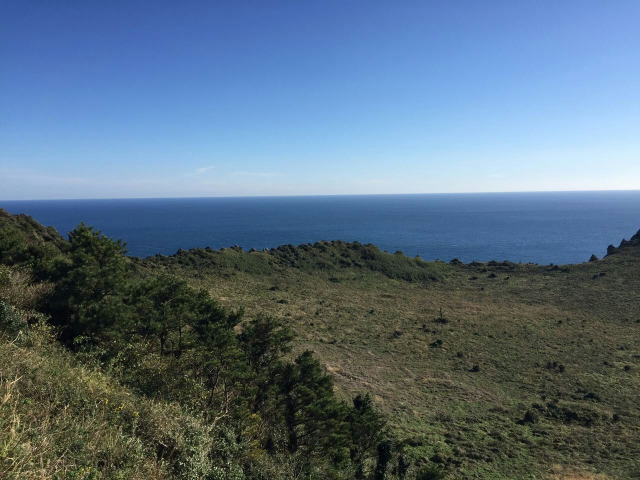
#> input picture 0002.jpg, 1280 x 960 px (shown at 1/2 size)
$ python '010_几何变换.py'
#> lines starting #> are read from the running program, lines starting #| are printed output that depends on the picture
# -*- coding: utf-8 -*-
"""
Created on Mon Apr  8 14:14:32 2019

@author: yangna

@e-mail: ityangna0402@163.com
"""

import cv2
import numpy as np

#变换函数
# cv2.warpAffine<=(2,3)的变换矩阵
# cv2.warpPerspective<=(3,3)的变换矩阵
#######扩展缩放
#cv2.resize()
# cv2.INTER_AREA(区域插值)<=缩放推荐
# cv2.INTER_CUBIC(三次样条插值,比较慢),cv2.INTER_LINEAR(线性插值,所的默认参数)<=扩展推荐
# cv2.INTER_NEAREST(最近邻插值),cv2.INTER_LANCZOS4(Lanczos插值)
img = cv2.imread('0002.jpg')
#> img is the input picture: shape (960, 1280, 3); mean B, G, R 127.7, 110.1, 89.1
#res = cv2.resize(img, None, fx=2, fy=2, interpolation=cv2.INTER_CUBIC)#缩放因子是2
height,width = img.shape[:2]
#> height = 960; width = 1280
res = cv2.resize(img, (2*width,2*height), interpolation=cv2.INTER_CUBIC)

#######平移
#你要沿(x,y)方向移动,移动的距离是(tx,ty)
# 移动矩阵M = [[1, 0, tx],[0, 1, ty]]
move_M = np.float32([[1, 0, 100],[0, 1, 50]])#沿x方向移动100,沿y方向移动50
res_m = cv2.warpAffine(img, move_M, (width,height))
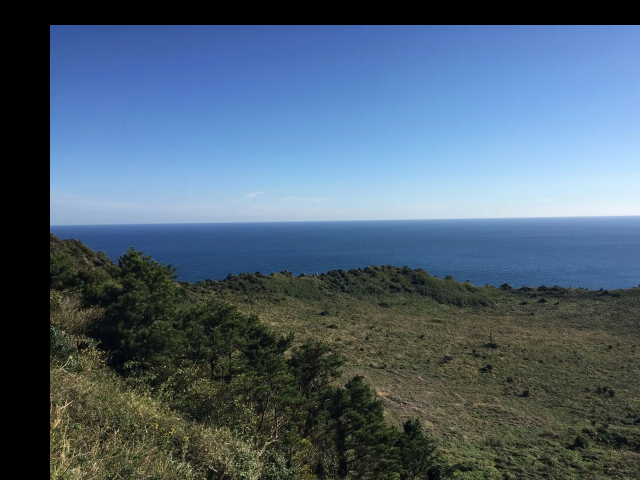
#> res_m: shape (960, 1280, 3) (shown at 1/2 size); mean B, G, R 114.3, 96.8, 77.3

#######旋转
#对一个图像旋转角度θ
# M = [[cosθ, -sinθ],[sinθ, cosθ]]
#任意地方进行旋转
# M = [[α, β, (1-α)*center*x-β*center*y],[-β, α, (1-α)*center*x+β*center*x]]
#  α=scale*cosθ, β=scale*sinθ
#  构建这个旋转矩阵,cv2.getRotationMatrix2D
#可以通过设置旋转中心,缩放因子,以及窗口大小来防止旋转后超出的边界的问题
roll_M = cv2.getRotationMatrix2D((width/2,height/2), 45, 0.6)#旋转中心(width/2,height/2), 旋转角度45, 旋转后的缩放因子0.6
res_r = cv2.warpAffine(img, roll_M, (width,height))
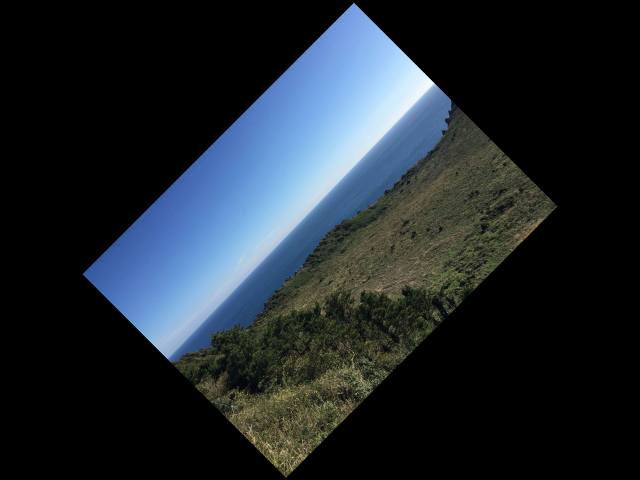
#> res_r: shape (960, 1280, 3) (shown at 1/2 size); mean B, G, R 46, 39.6, 32.1

#######仿射变换
#是一种二维坐标到二维坐标之间的线性变化,保持了二维图形的平直性(原图中所有的平行线在结果图像中同样平行)
# 平行性(二维图形之间的相对位置关系保持不变,平行线依旧是平行线,且直线上的点的位置顺序不变)
# x` = ax + by + m
# y` = cx + dy + n
#  ==>[x`, y`].T = [[a, b, m], [c, d, n]]*[x, y, 1].T
#  可以通过一系列原子变换操作复合实现,原子操作包括:平移,缩放,旋转,翻转,错切(剪切,错位变换,产生弹性物体的变形处理)
# 不共线的三对点决定了一个唯一的仿射变换
#2D平面,仿射变换的应用较多
#仿射变换(affine transform)与透视变换(perspective transform)在图像还原,图像局部变化处理方面有重要意义
#cv2.getAffineTransform会创建一个2x3的矩阵,这个矩阵会被传给函数cv2.warpAffine
pts1 = np.float32([[50,50], [200,50], [50,200]])
pts2 = np.float32([[10,100], [200,50], [100,250]])
affine_M = cv2.getAffineTransform(pts1, pts2)
#warpAffine稠密仿射变换,Transform稀疏仿射变换
res_a = cv2.warpAffine(img, affine_M, (width,height))
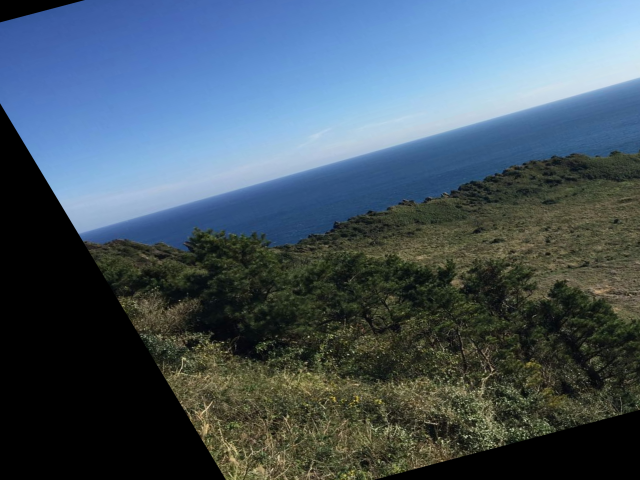
#> res_a: shape (960, 1280, 3) (shown at 1/2 size); mean B, G, R 100.6, 87.4, 70.1

#######透视变换
#将图像投影到一个新的视平面
# [x`, y`, z`] = [u, v, w]*M
# M = [[a_11, a_12, a_13], [a_21, a_22, a_23], [a_31, a_32, a_33]] = [[T_1, T_2], [T_3, a_33]]
#  T_1 = [[a_11, a_12], [a_21, a_22]]#线性变换
#  T_2 = [a_13, a_23]#透视变换
#  T_3 = [a_31, a_32]#图像平移
#  x = x`/z` = a_11*u+a_21*v+a_31/a_13*u+a_23*v+a_33
#  y = y`/z` = a_12*u+a_22*v+a_33/a_13*u+a_23*v+a_33
# 给定透视变换对应的四点像素坐标(任意三个点不能共线),可以求得透视变换的矩阵
# cv2.getPerspectiveTransform()变换矩阵构建
# cv2.warpPerspective()透视变换
pts1 = np.float32([[56,65], [368,52], [28,387], [389,390]])
pts2 = np.float32([[0,0], [300,0], [0,300], [300,300]])
perspective_M = cv2.getPerspectiveTransform(pts1, pts2)
res_p = cv2.warpPerspective(img, perspective_M, (width,height))
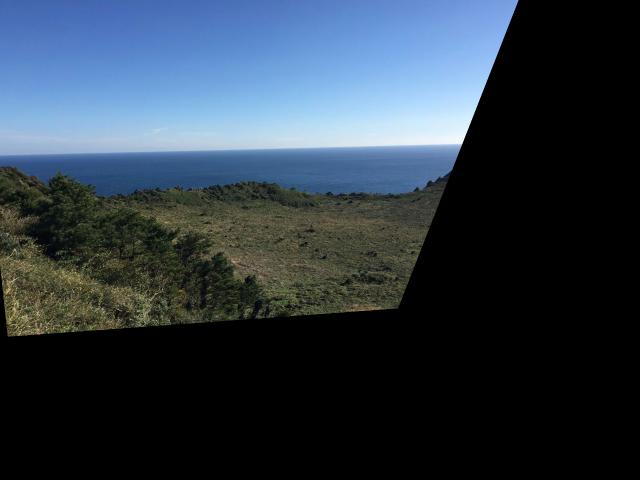
#> res_p: shape (960, 1280, 3) (shown at 1/2 size); mean B, G, R 69, 57.2, 45.1

while True:
    cv2.imshow('res', res)
    cv2.imshow('res_m', res_m)
    cv2.imshow('res_r', res_r)
    cv2.imshow('res_a', res_a)
    cv2.imshow('res_p', res_p)
    cv2.imshow('img', img)
    if cv2.waitKey(1) & 0xFF == 27:
#> (key Esc is pressed here)
        break
cv2.destroyAllWindows()

$ run again, with 0001.jpg copied over 0002.jpg
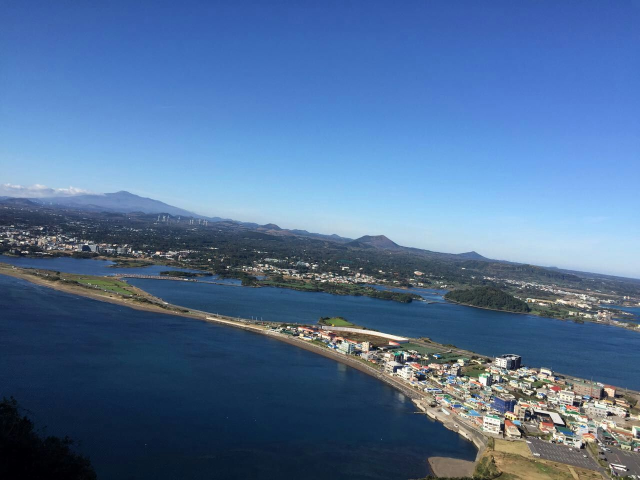
#> input picture 0001.jpg, 1280 x 960 px (shown at 1/2 size)
#> img is the input picture: shape (960, 1280, 3); mean B, G, R 149.9, 111.2, 80.5
#> `res_a = cv2.warpAffine(img, affine_M, (width,height))`:
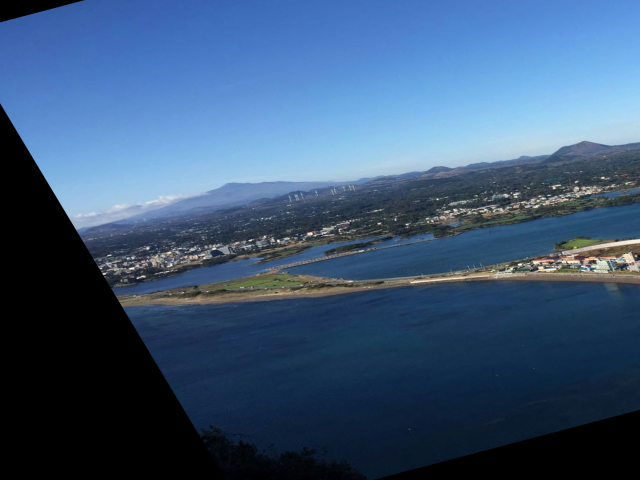
#> res_a: shape (960, 1280, 3) (shown at 1/2 size); mean B, G, R 117.5, 86.4, 59.6
#> `res_p = cv2.warpPerspective(img, perspective_M, (width,height))`:
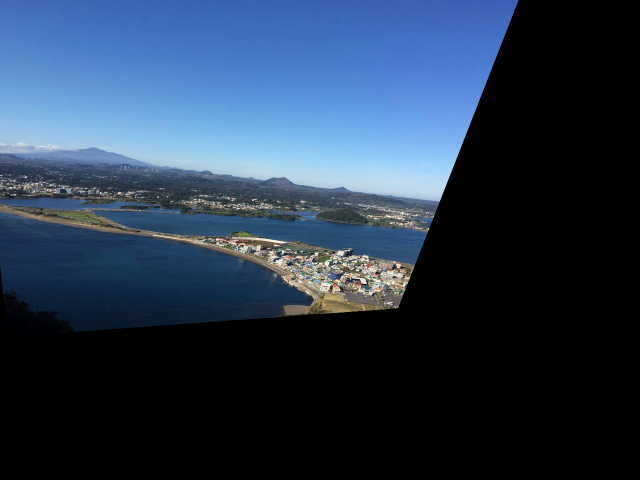
#> res_p: shape (960, 1280, 3) (shown at 1/2 size); mean B, G, R 77, 55.9, 39.4

$ run again, with 0003.jpg copied over 0002.jpg
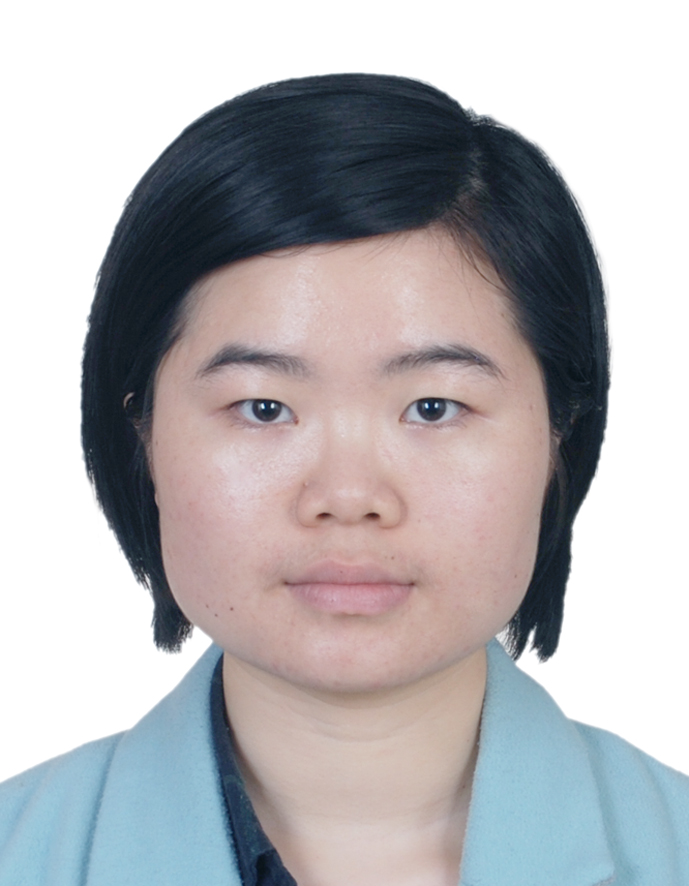
#> input picture 0003.jpg, 689 x 886 px
#> img is the input picture: shape (886, 689, 3); mean B, G, R 181, 178.2, 179.9
#> `res_a = cv2.warpAffine(img, affine_M, (width,height))`:
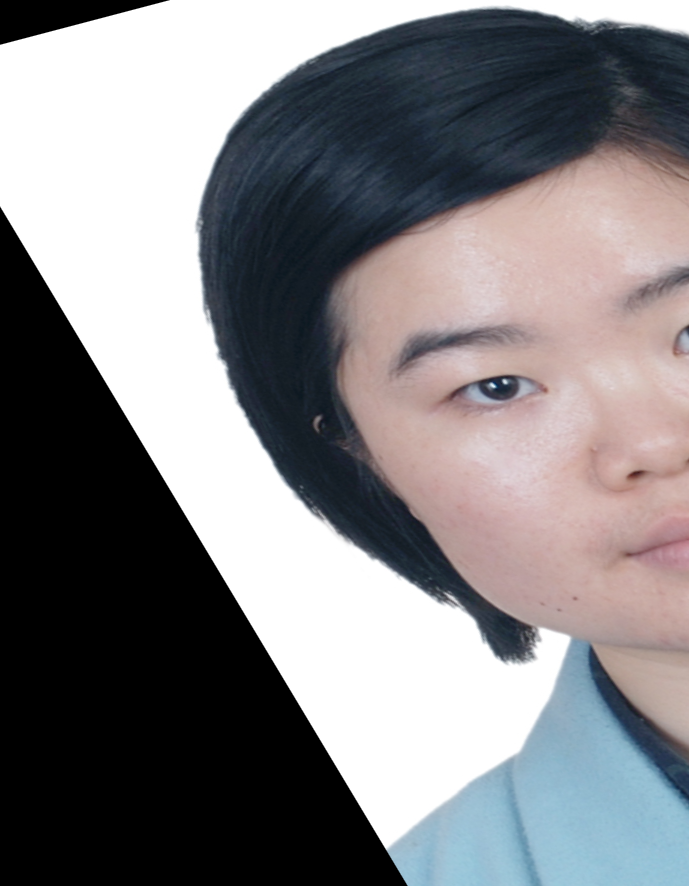
#> res_a: shape (886, 689, 3); mean B, G, R 130.6, 127.9, 129.6
#> `res_p = cv2.warpPerspective(img, perspective_M, (width,height))`:
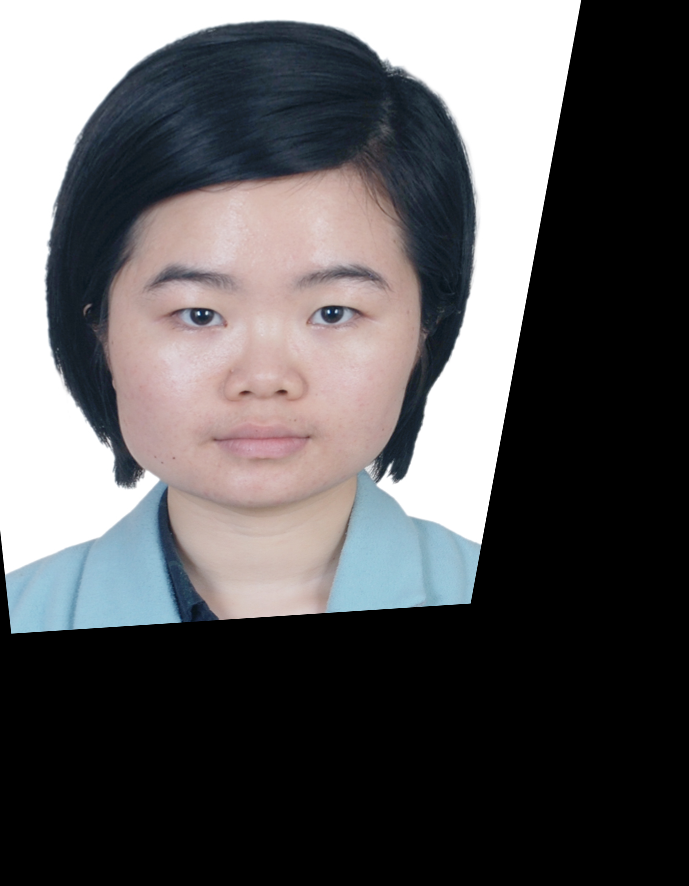
#> res_p: shape (886, 689, 3); mean B, G, R 90.1, 88.6, 89.9
